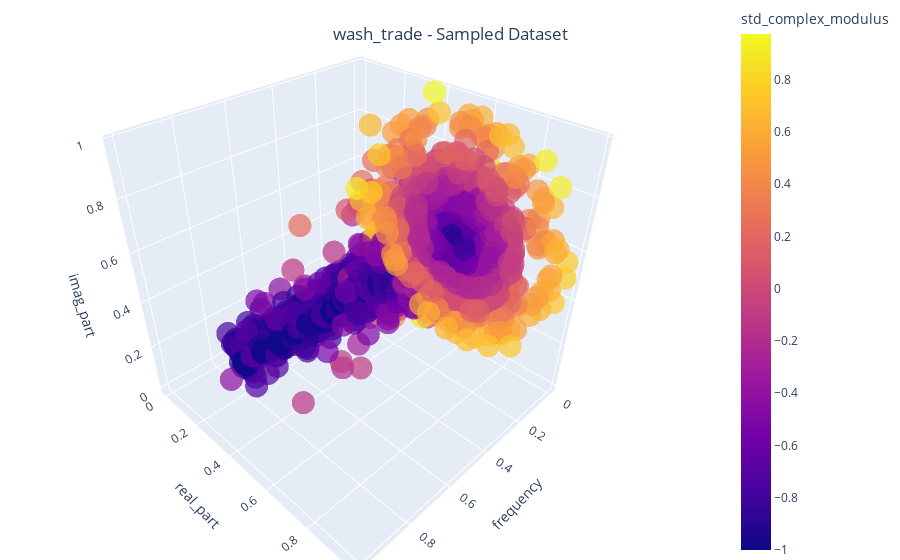

Notebook code for this chart:
### Markdown cell above
### Plot 3d results of sampled dataset

### Code cell
plot_against = 'frequency'
hue_var = 'modulus'

plot3d_dataset(np.concatenate([train_x_all, train_y.reshape(-1, 1)], axis=1),
                f'{manip_category} - Sampled Dataset',
                plot_against,
                hue_var)

### Figure 1 — Plotly figure (JSON) as saved in the notebook; plotly's stock layout.template omitted (floating-point values rounded to 4 significant figures; data arrays with more than 128 entries replaced by an {"elided": "..."} marker saying what was removed)
{"data": [{"hovertemplate": "frequency=%{x}<br>real_part=%{y}<br>imag_part=%{z}<br>std_complex_modulus=%{marker.color}<extra></extra>", "legendgroup": "", "marker": {"color": {"elided": "5029 float values"}, "coloraxis": "coloraxis", "opacity": 0.7, "symbol": "circle"}, "mode": "markers", "name": "", "scene": "scene", "showlegend": false, "type": "scatter3d", "x": {"elided": "5029 float values"}, "y": {"elided": "5029 float values"}, "z": {"elided": "5029 float values"}}], "layout": {"coloraxis": {"colorbar": {"title": {"text": "std_complex_modulus"}}, "colorscale": [[0, "#0d0887"], [0.1111, "#46039f"], [0.2222, "#7201a8"], [0.3333, "#9c179e"], [0.4444, "#bd3786"], [0.5556, "#d8576b"], [0.6667, "#ed7953"], [0.7778, "#fb9f3a"], [0.8889, "#fdca26"], [1, "#f0f921"]]}, "legend": {"tracegroupgap": 0}, "margin": {"b": 0, "l": 0, "r": 0, "t": 0}, "scene": {"domain": {"x": [0, 1], "y": [0, 1]}, "xaxis": {"title": {"text": "frequency"}}, "yaxis": {"title": {"text": "real_part"}}, "zaxis": {"title": {"text": "imag_part"}}}, "title": {"text": "wash_trade - Sampled Dataset", "x": 0.5, "xanchor": "center", "y": 0.95, "yanchor": "top"}}}
